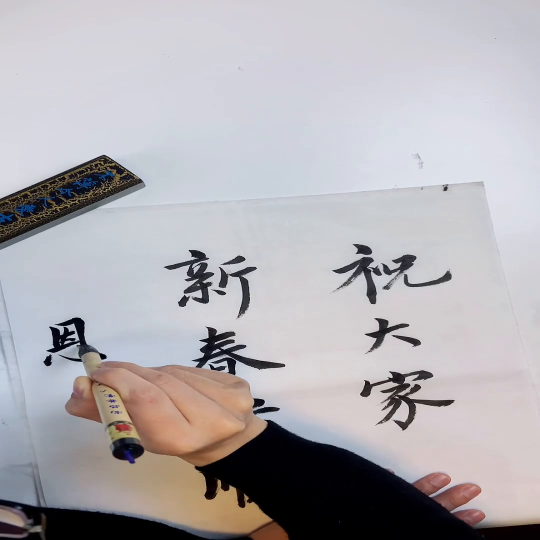
#> input picture frame 15 of Practical_Project_2-Detection_and_recognition_of_brush_writing_style/1.Target_Detection_Chapter(Morphological_Methods)/videos/raw.mp4, 1080 x 1080 px, given in place of the camera (shown at 1/2 size)
$ python demo4.py
#> lines starting #> are read from the running program, lines starting #| are printed output that depends on the picture
"""
OpenCV读取摄像头视频流，并存储为MP4文件
"""

# 导入OpenCV
import cv2

# 读取默认摄像头
cap = cv2.VideoCapture(0)


# https://docs.opencv.org/4.x/dd/d43/tutorial_py_video_display.html
#

fps = 20
width = int( cap.get(cv2.CAP_PROP_FRAME_WIDTH))
height = int( cap.get(cv2.CAP_PROP_FRAME_HEIGHT))

# 这里使用OpenCV的VideoWriter方法来，我们看一下官网他是如何使用的
# 可以看到第一个参数是文件名，然后是fourcc编码，然后是FPS帧率，再是画面大小
# 这里需要注意的是Fourcc编码，我们再看一下文档，可以看到
# Windows系统建议用DIVX编码
# macOS系统建议永MJPG、DIVX、X264
# 推荐用 X264、DIVX，一般macOS和Windows都试用
# 写法需要注意*'X264'
#

# FPS 帧率一般根据摄像头的帧率来填写，比如我的是20
# 高度、宽度可以自定义，不过我们也可以直接和原画面一样，使用cap.get方法获取

writer = cv2.VideoWriter('./myDemoVideo.mp4',cv2.VideoWriter_fourcc(*'X264'),fps,(width,height))

while True:
    # 读取视频
    ret,frame = cap.read()
#> frame is the input picture: shape (1080, 1080, 3); mean B, G, R 177.5, 173.5, 176.5


    # 这里可以把frame 就当成图片来处理
    # 镜像
    frame = cv2.flip(frame,1)
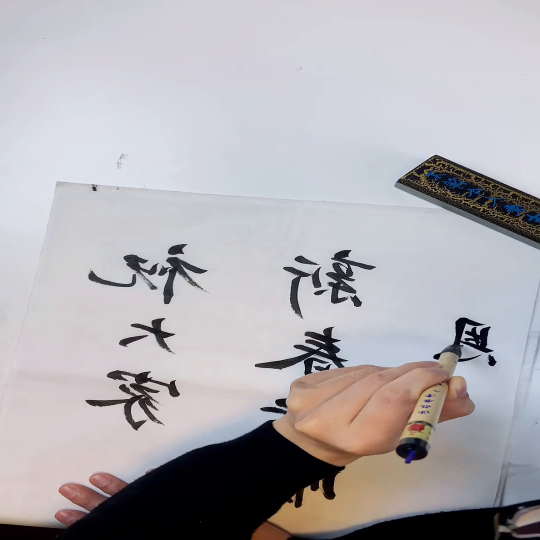
#> frame: shape (1080, 1080, 3) (shown at 1/2 size); mean B, G, R 177.5, 173.5, 176.5
    gray = cv2.cvtColor(frame,cv2.COLOR_BGR2GRAY)
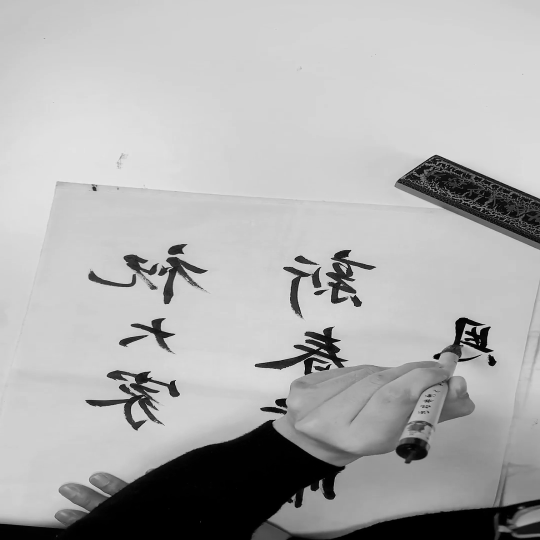
#> gray: shape (1080, 1080) (shown at 1/2 size); min 0, max 249, mean 174.8

    # 写入画面
    writer.write(frame)

    # 显示图像
    cv2.imshow('demo',gray)

    # 退出条件: ESC
    if cv2.waitKey(10) & 0xFF == 27:
#> (key Esc is pressed here)
        break

# 释放句柄
writer.release()
cap.release()
cv2.destroyAllWindows()

$ run again, starting later in the video
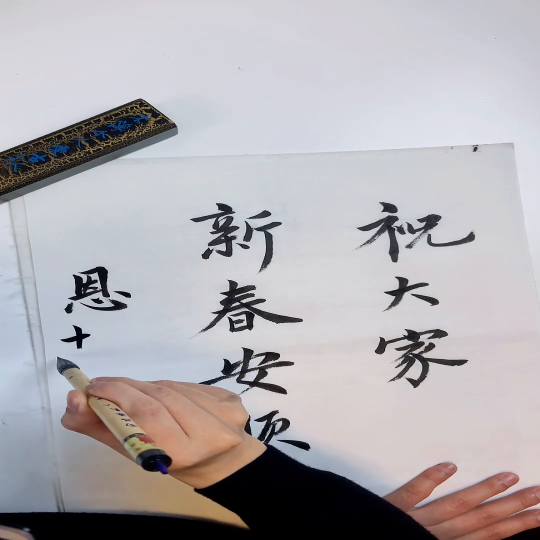
#> input picture frame 71 of Practical_Project_2-Detection_and_recognition_of_brush_writing_style/1.Target_Detection_Chapter(Morphological_Methods)/videos/raw.mp4, 1080 x 1080 px, given in place of the camera (shown at 1/2 size)
#> frame is the input picture: shape (1080, 1080, 3); mean B, G, R 176.8, 173.2, 176.8
#> `frame = cv2.flip(frame,1)`:
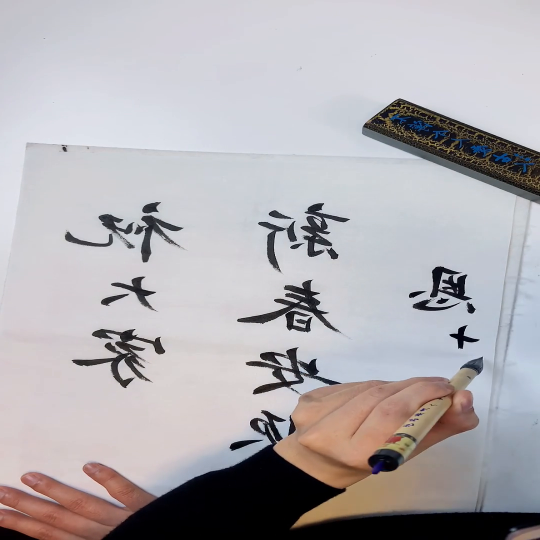
#> frame: shape (1080, 1080, 3) (shown at 1/2 size); mean B, G, R 176.8, 173.2, 176.8
#> `gray = cv2.cvtColor(frame,cv2.COLOR_BGR2GRAY)`:
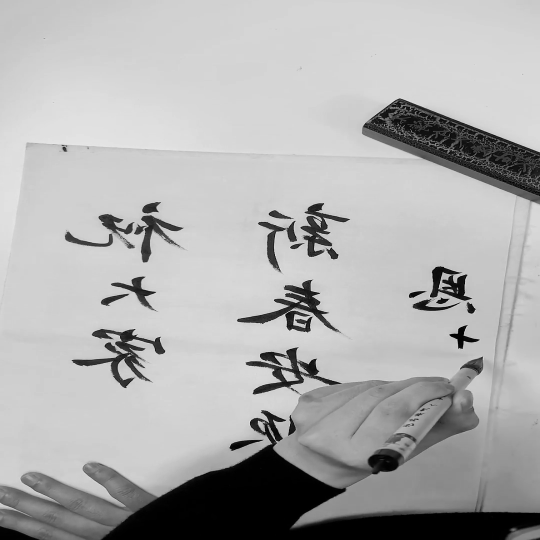
#> gray: shape (1080, 1080) (shown at 1/2 size); min 0, max 249, mean 174.6

$ run again, starting later in the video
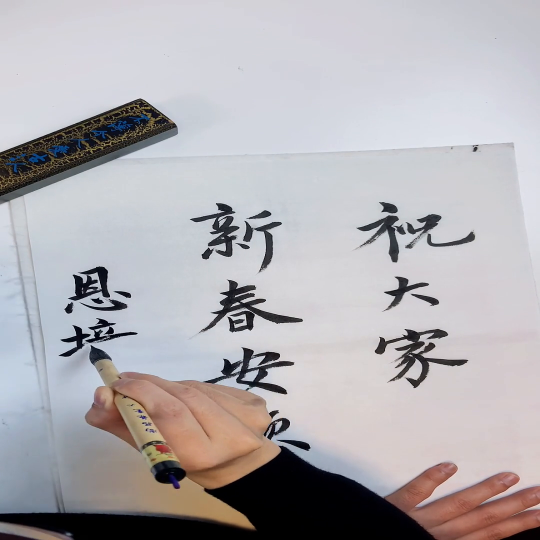
#> input picture frame 126 of Practical_Project_2-Detection_and_recognition_of_brush_writing_style/1.Target_Detection_Chapter(Morphological_Methods)/videos/raw.mp4, 1080 x 1080 px, given in place of the camera (shown at 1/2 size)
#> frame is the input picture: shape (1080, 1080, 3); mean B, G, R 177.2, 173.7, 176.9
#> `frame = cv2.flip(frame,1)`:
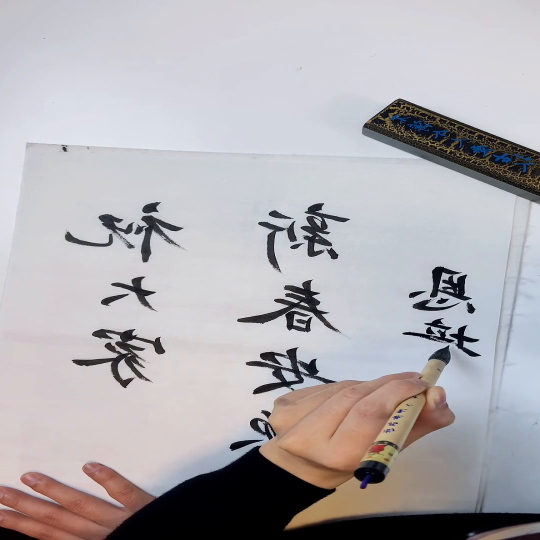
#> frame: shape (1080, 1080, 3) (shown at 1/2 size); mean B, G, R 177.2, 173.7, 176.9
#> `gray = cv2.cvtColor(frame,cv2.COLOR_BGR2GRAY)`:
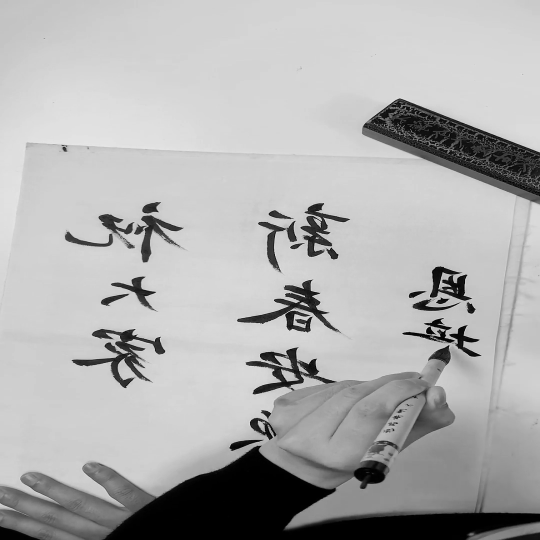
#> gray: shape (1080, 1080) (shown at 1/2 size); min 0, max 255, mean 175
